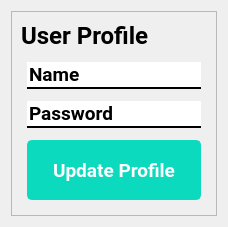
      <widget class="QWidget" name="userProfile">
       <layout class="QGridLayout" name="gridLayout_21">
        <item row="0" column="0">
         <widget class="QFrame" name="frame_39">
          <property name="frameShape">
           <enum>QFrame::StyledPanel</enum>
          </property>
          <property name="frameShadow">
           <enum>QFrame::Raised</enum>
          </property>
          <layout class="QGridLayout" name="gridLayout_33">
           <item row="1" column="0" colspan="2">
            <widget class="QFrame" name="frame_45">
             <property name="frameShape">
              <enum>QFrame::StyledPanel</enum>
             </property>
             <property name="frameShadow">
              <enum>QFrame::Raised</enum>
             </property>
            </widget>
           </item>
           <item row="7" column="1">
            <widget class="QFrame" name="frame_42">
             <property name="frameShape">
              <enum>QFrame::StyledPanel</enum>
             </property>
             <property name="frameShadow">
              <enum>QFrame::Raised</enum>
             </property>
            </widget>
           </item>
           <item row="3" column="1">
            <widget class="QFrame" name="frame_46">
             <property name="maximumSize">
              <size>
               <width>50</width>
               <height>50</height>
              </size>
             </property>
             <property name="frameShape">
              <enum>QFrame::StyledPanel</enum>
             </property>
             <property name="frameShadow">
              <enum>QFrame::Raised</enum>
             </property>
            </widget>
           </item>
           <item row="4" column="2">
            <widget class="QFrame" name="frame_43">
             <property name="frameShape">
              <enum>QFrame::StyledPanel</enum>
             </property>
             <property name="frameShadow">
              <enum>QFrame::Raised</enum>
             </property>
            </widget>
           </item>
           <item row="0" column="2">
            <widget class="QFrame" name="frame_41">
             <property name="frameShape">
              <enum>QFrame::StyledPanel</enum>
             </property>
             <property name="frameShadow">
              <enum>QFrame::Raised</enum>
             </property>
            </widget>
           </item>
           <item row="2" column="0" rowspan="5">
            <widget class="QFrame" name="frame_40">
             <property name="frameShape">
              <enum>QFrame::StyledPanel</enum>
             </property>
             <property name="frameShadow">
              <enum>QFrame::Raised</enum>
             </property>
            </widget>
           </item>
           <item row="2" column="1">
            <widget class="QLineEdit" name="lineEdit_14">
             <property name="maximumSize">
              <size>
               <width>500</width>
               <height>16777215</height>
              </size>
             </property>
             <property name="font">
              <font>
               <family>Roboto</family>
               <pointsize>14</pointsize>
               <weight>75</weight>
               <bold>true</bold>
              </font>
             </property>
             <property name="styleSheet">
              <string notr="true">border:none;
border-bottom:2px solid black;</string>
             </property>
             <property name="text">
              <string>Name</string>
             </property>
            </widget>
           </item>
           <item row="0" column="0" colspan="2">
            <widget class="QLabel" name="label_35">
             <property name="maximumSize">
              <size>
               <width>16777215</width>
               <height>60</height>
              </size>
             </property>
             <property name="font">
              <font>
               <family>Roboto</family>
               <pointsize>18</pointsize>
               <weight>75</weight>
               <bold>true</bold>
              </font>
             </property>
             <property name="text">
              <string>User Profile</string>
             </property>
            </widget>
           </item>
           <item row="4" column="1">
            <widget class="QLineEdit" name="lineEdit_15">
             <property name="maximumSize">
              <size>
               <width>500</width>
               <height>16777215</height>
              </size>
             </property>
             <property name="font">
              <font>
               <family>Roboto</family>
               <pointsize>14</pointsize>
               <weight>75</weight>
               <bold>true</bold>
              </font>
             </property>
             <property name="styleSheet">
              <string notr="true">border:none;
border-bottom:2px solid black;</string>
             </property>
             <property name="text">
              <string>Password</string>
             </property>
            </widget>
           </item>
           <item row="6" column="1">
            <widget class="QPushButton" name="pushButton_15">
             <property name="minimumSize">
              <size>
               <width>0</width>
               <height>60</height>
              </size>
             </property>
             <property name="maximumSize">
              <size>
               <width>500</width>
               <height>16777215</height>
              </size>
             </property>
             <property name="font">
              <font>
               <family>Roboto</family>
               <pointsize>14</pointsize>
               <weight>75</weight>
               <bold>true</bold>
              </font>
             </property>
             <property name="styleSheet">
              <string notr="true">/* Normal state styling */
QPushButton#pushButton_15 {
    color: white;
    background: #0BDABF;
    border: 2px solid #0BDABF;
    border-radius: 5px;
    padding: 5px 10px;
}

/* Hover state styling */
QPushButton#pushButton_15:hover {
    background: #08A79D; /* Change the color for hover effect */
}

/* Advanced styling */
QPushButton#pushButton_2:pressed {
    background: #067267; /* Change the color for pressed effect */
    border: 2px solid #067267;
}

/* Add any other advanced styling here */

</string>
             </property>
             <property name="text">
              <string>Update Profile</string>
             </property>
            </widget>
           </item>
           <item row="5" column="1">
            <widget class="QFrame" name="frame_47">
             <property name="maximumSize">
              <size>
               <width>16777215</width>
               <height>50</height>
              </size>
             </property>
             <property name="frameShape">
              <enum>QFrame::StyledPanel</enum>
             </property>
             <property name="frameShadow">
              <enum>QFrame::Raised</enum>
             </property>
            </widget>
           </item>
          </layout>
         </widget>
        </item>
       </layout>
      </widget>
